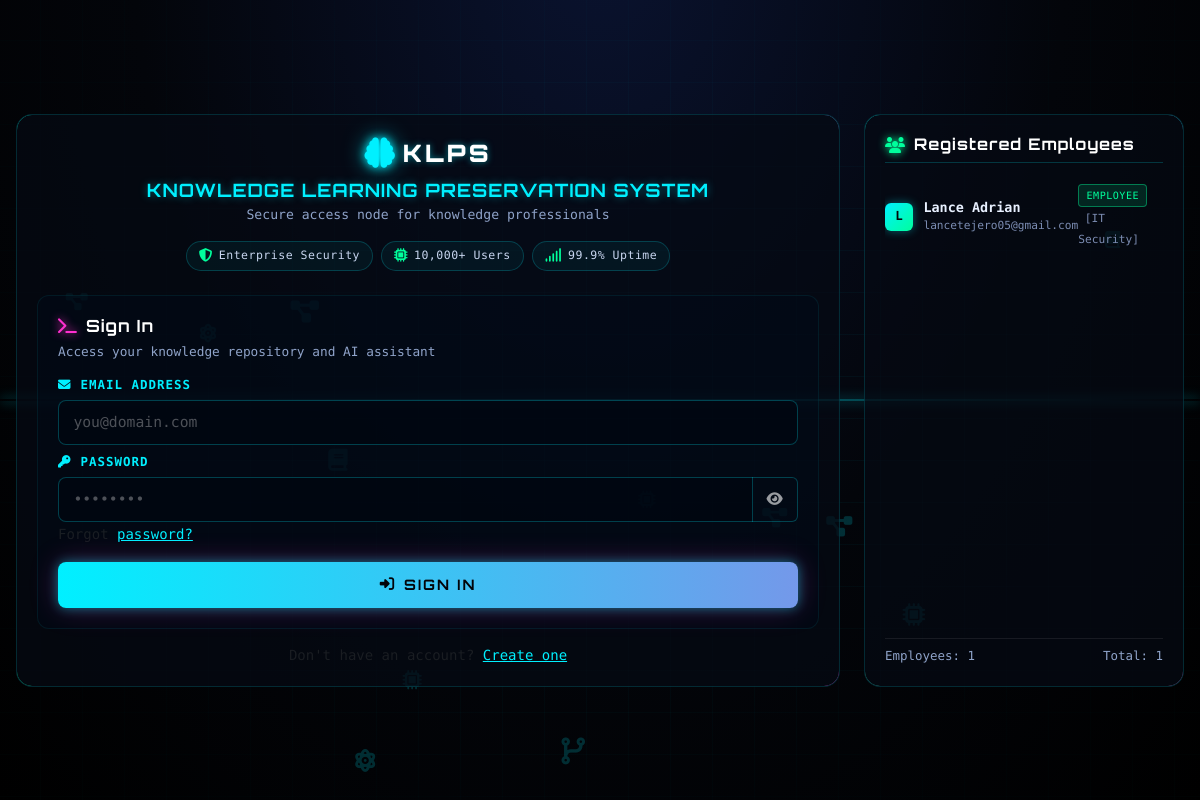
The page /login.php on the database its author committed.
### tables this page shows
CREATE TABLE `users` (
  `users_id` varchar(16) NOT NULL,
  `department_id` varchar(16) DEFAULT NULL,
  `full_name` varchar(120) NOT NULL,
  `email` varchar(150) NOT NULL,
  `password_hash` varchar(255) NOT NULL,
  `role` enum('admin','employee') NOT NULL DEFAULT 'employee',
  `is_active` tinyint(1) NOT NULL DEFAULT 1,
  `created_at` timestamp NOT NULL DEFAULT current_timestamp(),
  `profile_picture` varchar(255) NOT NULL DEFAULT '',
  `bio` text NOT NULL,
  `last_seen` timestamp NOT NULL DEFAULT current_timestamp(),
  PRIMARY KEY (`users_id`),
  UNIQUE KEY `email` (`email`),
  KEY `department_id` (`department_id`)
);

CREATE TABLE `departments` (
  `departments_id` varchar(16) NOT NULL,
  `name` varchar(100) NOT NULL,
  `created_at` timestamp NOT NULL DEFAULT current_timestamp(),
  PRIMARY KEY (`departments_id`),
  UNIQUE KEY `name` (`name`)
);

### config/config.php (called while the page is built, shortened)
<?php
function db(): PDO {
    static $pdo = null;
    $host = getenv('MYSQLHOST')     ?: '127.0.0.1';
    $port = getenv('MYSQLPORT')     ?: '3306';
    $name = getenv('MYSQLDATABASE') ?: 'klps';
    $user = getenv('MYSQLUSER')     ?: 'root';
    $pass = getenv('MYSQLPASSWORD') ?: '';
    $dsn = "mysql:host=$host;port=$port;dbname=$name;charset=utf8mb4";
    try {
        $pdo = new PDO($dsn, $user, $pass, [
            PDO::ATTR_ERRMODE            => PDO::ERRMODE_EXCEPTION,
            PDO::ATTR_DEFAULT_FETCH_MODE => PDO::FETCH_ASSOC,
            PDO::ATTR_EMULATE_PREPARES   => false,
        ]);
    } catch (PDOException $e) {
        error_log('DB connection failed: ' . $e->getMessage());
        die("Database Error: " . $e->getMessage());
    }
    try {
        $pdo->exec("SET time_zone = '" . APP_UTC_OFFSET . "'");
    } catch (PDOException $e) {
        error_log('Could not set MySQL session time_zone: ' . $e->getMessage());
    }
    return $pdo;
}
function asset(string $path): string {
    static $base = null;
    if ($base === null) {
        $script = str_replace('\\', '/', $_SERVER['SCRIPT_NAME'] ?? '/');
        $dir    = rtrim(str_replace('\\', '/', dirname($script)), '/');
        $base   = in_array(basename($dir), ['admin', 'employee'], true)
            ? rtrim(str_replace('\\', '/', dirname($dir)), '/')
            : $dir;
    }
    $path  = ltrim($path, '/');
    $url   = $base . '/assets/' . $path;
    $file  = __DIR__ . '/../assets/' . $path;
    if (is_file($file)) {
        $url .= '?v=' . filemtime($file);
    }
    return $url;
}
function e(?string $value): string {
    return htmlspecialchars($value ?? '', ENT_QUOTES, 'UTF-8');
}

### login.php (the view, shortened to what this page needs)
<?php
require_once __DIR__ . '/config/config.php';
$registeredUsers = [];
$stmt = db()->query('SELECT u.full_name, u.email, u.role, d.name AS department_name FROM users u LEFT JOIN departments d ON d.departments_id = u.department_id WHERE u.is_active = 1 ORDER BY u.full_name');
while ($row = $stmt->fetch()) {
    $registeredUsers[] = $row;
}
?>
<!doctype html>
<html lang="en">
<head>
<link href="https://cdn.jsdelivr.net/npm/bootstrap@5.3.3/dist/css/bootstrap.min.css" rel="stylesheet">
<link href="https://cdnjs.cloudflare.com/ajax/libs/font-awesome/6.4.0/css/all.min.css" rel="stylesheet">
<link rel="stylesheet" href="<?= e(asset('css/login.css')) ?>">
</head>
<body>
<div class="cyber-grid"></div>
<div class="scanline"></div>
<div class="landscape-wrapper">
    <div class="login-container">
        <div class="login-header text-center mb-4">
            <div class="brand-logo">
                <i class="fas fa-brain"></i>
                <span>KLPS</span>
            </div>
            <h2>KNOWLEDGE LEARNING PRESERVATION SYSTEM</h2>
            <p>Secure access node for knowledge professionals</p>
            <div class="social-proof mt-3">
                <div class="badge-item"><i class="fas fa-shield-halved"></i><span>Enterprise Security</span></div>
                <div class="badge-item"><i class="fas fa-microchip"></i><span>10,000+ Users</span></div>
                <div class="badge-item"><i class="fas fa-signal"></i><span>99.9% Uptime</span></div>
            </div>
        </div>
        <form method="post">
            <div class="form-section">
                <h3 class="form-section-title"><i class="fas fa-terminal"></i>Sign In</h3>
                <p class="form-section-description">Access your knowledge repository and AI assistant</p>
                <div class="mb-2">
                    <label class="form-label"><i class="fas fa-envelope"></i>Email Address</label>
                    <input name="email" type="email" class="form-control" required placeholder="you@domain.com">
                </div>
                <div class="mb-2">
                    <label class="form-label"><i class="fas fa-key"></i>Password</label>
                    <div class="input-group">
                        <input name="password" type="password" class="form-control" required placeholder="••••••••">
                        <button class="btn toggle-password" type="button"><i class="fas fa-eye"></i></button>
                    </div>
                    <small class="text-muted">Forgot <a href="#">password?</a></small>
                </div>
                <div class="d-grid gap-2 mt-3">
                    <button class="btn btn-neon" type="submit">
                        <i class="fas fa-right-to-bracket"></i>Sign In
                    </button>
                </div>
            </div>
            <div class="text-center mt-2">
                <p class="mb-0 small text-muted">Don't have an account? <a href="register.php" class="fw-medium">Create one</a></p>
            </div>
        </form>
    </div>
    <div class="employees-container">
        <h3><i class="fas fa-users"></i>Registered Employees</h3>
        <?php if (!empty($registeredUsers)): ?>
            <div class="employees-list">
                <?php foreach ($registeredUsers as $user): ?>
                    <?php if ($user['role'] === 'employee'): ?>
                        <div class="employee-item">
                            <div class="employee-info">
                                <div class="employee-icon"><?= strtoupper(substr($user['full_name'], 0, 1)) ?></div>
                                <div class="employee-details">
                                    <div class="employee-name"><?= e($user['full_name']) ?></div>
                                    <div class="employee-email"><?= e($user['email']) ?></div>
                                </div>
                            </div>
                            <div>
                                <span class="employee-role">Employee</span>
                                <?php if (!empty($user['department_name'])): ?>
                                    <span class="employee-department">[<?= e($user['department_name']) ?>]</span>
                                <?php endif; ?>
                            </div>
                        </div>
                    <?php endif; ?>
                <?php endforeach; ?>
            </div>
            <div class="employees-stats">
                <span>Employees: <?= count(array_filter($registeredUsers, fn($u) => $u['role'] === 'employee')) ?></span>
                <span>Total: <?= count($registeredUsers) ?></span>
            </div>
        <?php endif; ?>
    </div>
</div>
</body>
</html>

### rows shown on the page
users: full_name "L", full_name "Lance Adrian", email "lancetejero05@gmail.com", department.name "IT Security", role "1"

### other values the page prints
count($registeredUsers) "1"
